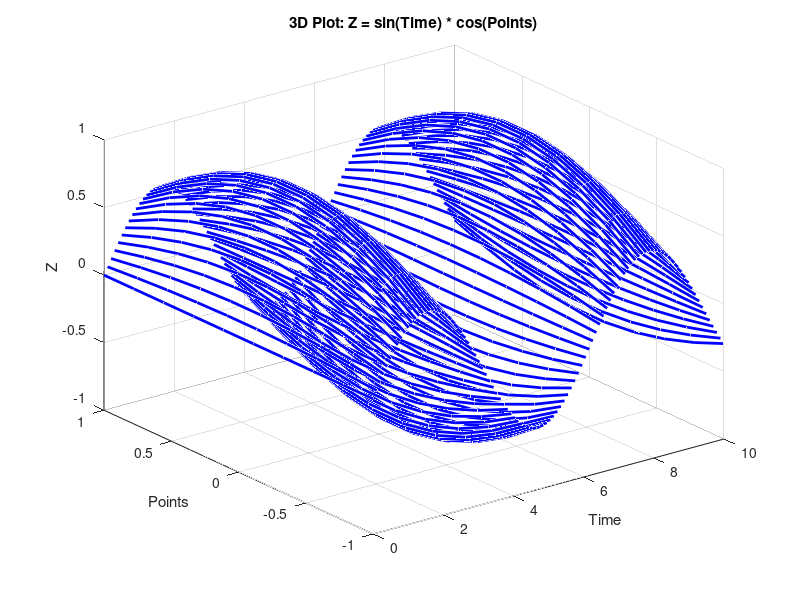

The MATLAB script that drew this image:
% Generate sample data
t = linspace(0, 10, 100); % Time vector
y = linspace(-1, 1, 10); % Set of points
[x, y] = meshgrid(t, y); % Create a grid of time vs. points
z = sin(x) .* cos(y); % Function of time and points

% Create 3D plot
figure;
plot3(x, y, z, 'b', 'LineWidth', 2);
xlabel('Time');
ylabel('Points');
zlabel('Z');
title('3D Plot: Z = sin(Time) * cos(Points)');
grid on;